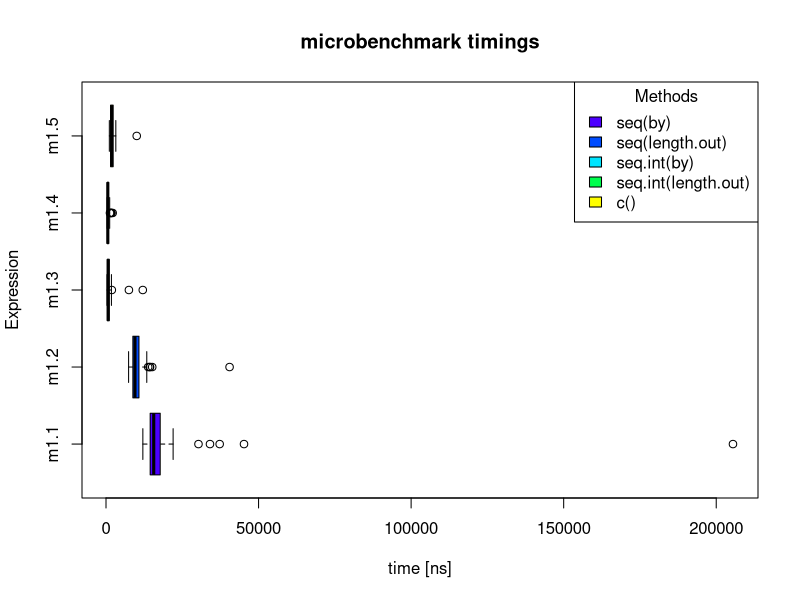
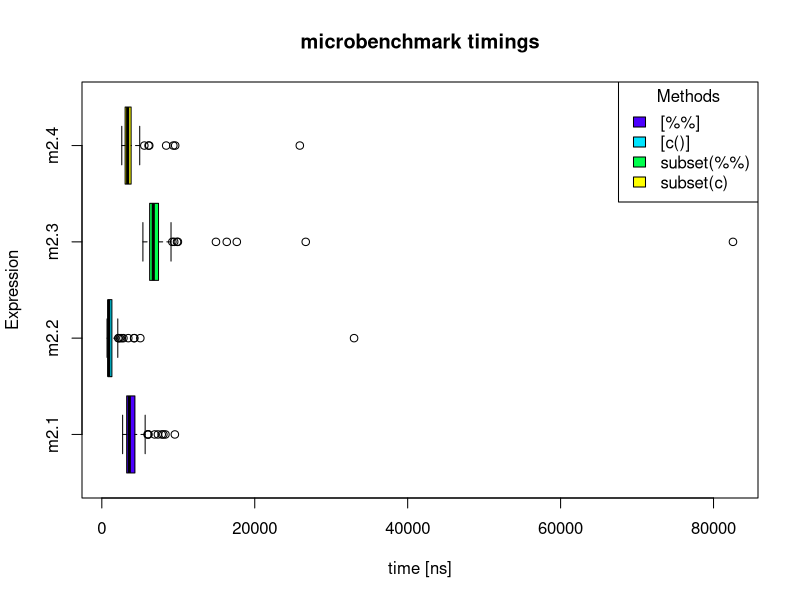
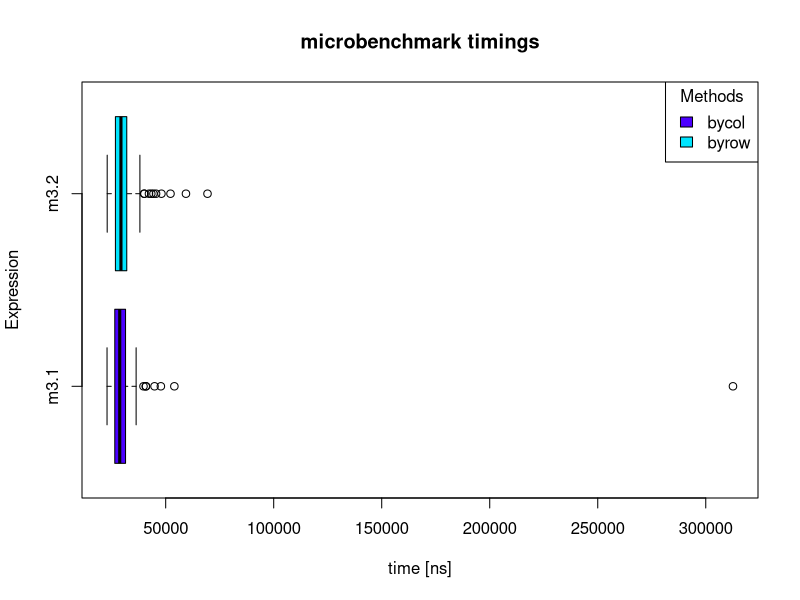
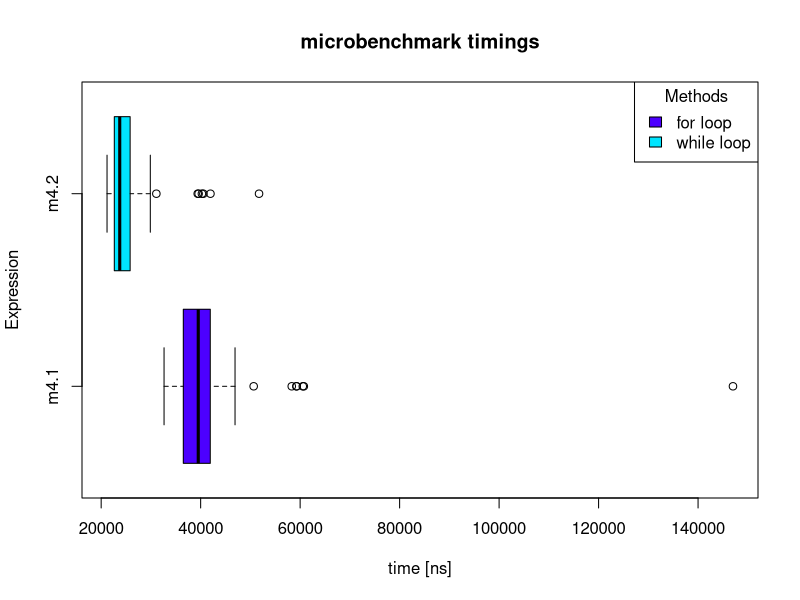
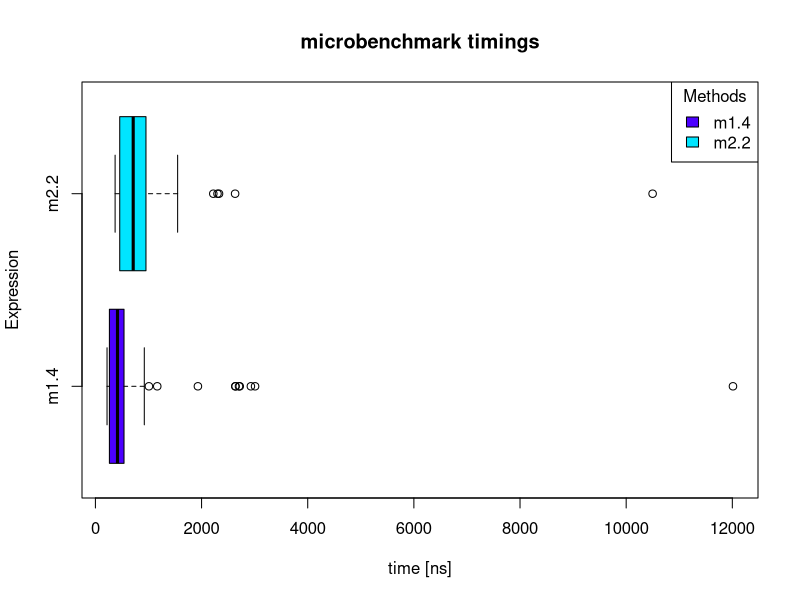

These charts were generated, in order, by the following R code:
## ---- chunk 1
options(warn=-1)
library(microbenchmark)
library(ggplot2)
#install.packages('formattable')
library('formattable')
## ---- chunk 2
# Input given vectors: salary & score
salary <- c(James="$3,837.45", Jack="$6,353.36", Jones="$12,989.45", Tom="$3,772")
score <- c(James = 1.3, Jack = 1.5, Jones = 3.2, Tom = 5.4)
## ---- chunk 3
# To convert vector from character format to currency
salary <- currency(salary, symbol = "$")

annualscore <- score + 12

Annual.income <- annualscore * salary

Annual.income
## ---- chunk 4
m1.1 <- seq(1,100,3)
cat('Method 1.1:', m1.1)
m1.2 <- seq(1,100,length.out=34)
cat('Method 1.2:', m1.2)
m1.3 <- seq.int(1,100,3)
cat('Method 1.4:', m1.3)
m1.4 <- seq.int(1,100,length.out=34)
cat('Method 1.4:', m1.4)
m1.5 <- 3*c(0:33) + 1
cat('Method 1.5:', m1.5)

m1 <- microbenchmark('m1.1' = {seq(1,100,3)},
                     'm1.2' = {seq(1,100,length.out=34)},
                     'm1.3' = {seq.int(1,100,3)},
                     'm1.4' = {seq.int(1,100,length.out=34)},
                     'm1.5' = {3*c(0:33) + 1}
                     )

boxplot(m1, unit='ns',log=F,horizontal=T,col=topo.colors(5))
legend('topright',
       title='Methods',
       c('seq(by)','seq(length.out)','seq.int(by)','seq.int(length.out)','c()'), 
       fill=topo.colors(5)
       )
## ---- chunk 5
m2_vector <- c(1:100)

m2.1 <- m2_vector[m2_vector%%3 == 1]
cat('Method 2.1:', m2.1)

m2.2 <- m2_vector[c(T,F,F)]
cat('Method 2.2:', m2.2)

m2.3 <- subset(m2_vector,m2_vector%%3==1)
cat('Method 2.3:', m2.3)

m2.4 <- subset(m2_vector,c(T,F,F))
cat('Method 2.4:', m2.4)

m2 <- microbenchmark('m2.1' = {m2_vector[m2_vector%%3 == 1]},
                     'm2.2' = {m2_vector[c(T,F,F)]},
                     'm2.3' = {subset(m2_vector,m2_vector%%3==1)},
                     'm2.4' = {subset(m2_vector,c(T,F,F))}
                     )

boxplot(m2, unit='ns',log=F,horizontal=T,col=topo.colors(4))
legend('topright',
       title='Methods',
       c('[%%]','[c()]','subset(%%)','subset(c)'), 
       fill=topo.colors(4)
       )
## ---- chunk 6
m3.1 <- matrix(c(1:100),3,34)[1,]
cat('Method 3.1:', m3.1)

m3.2 <- matrix(c(1:100),34,3,byrow=T)[,1]
cat('Method 3.2:', m3.2)

m3 <- microbenchmark('m3.1' = {matrix(c(1:100),3,34)[1,]},
                     'm3.2' = {matrix(c(1:100),34,3,byrow=T)[,1]}
                     )

boxplot(m3, unit='ns',log=F,horizontal=T,col=topo.colors(2))
legend('topright',
       title='Methods',
       c('bycol','byrow'), 
       fill=topo.colors(2)
       )
## ---- chunk 7
m4.1 <- c()
for (i in 0:33)
  m4.1[i+1] <- 1 + (3*i)
cat('Method 4.1:', m4.1)

m4.2 <- c()
a <- 1
while(a <= 100){
  m4.2 <- c(m4.2,a)
  a = a + 3
}
cat('Method 4.2:', m4.2)

m4 <- microbenchmark('m4.1' = {m4.1 <- c()
                               for (i in 0:33)
                                 m4.1[i+1] <- 1 + (3*i)
                               },
                     'm4.2' = {m4.2 <- c()
                               a <- 1
                               while(a <= 100){
                                 m4.2 <- c(m4.2,a)
                                 a = a + 3
                               }}
                     )

boxplot(m4, unit='ns',log=F,horizontal=T,col=topo.colors(2))
legend('topright',
       title='Methods',
       c('for loop','while loop'), 
       fill=topo.colors(2)
       )
## ---- chunk 8
ov <- microbenchmark('m1.4' = {seq.int(1,100,length.out=34)},
                     'm2.2' = {m2_vector[c(T,F,F)]}#,
                     #'m3.2' = {matrix(c(1:100),3,34)[1,]},
                     #'m4.2' = {m4.2 <- c()
                     #         a <- 1
                     #         while(a <= 100){
                     #          m4.2 <- c(m4.2,a)
                     #          a = a + 3
                     #        }}
                     )

boxplot(ov, unit='ns',log=F,horizontal=T,col=topo.colors(4))
legend('topright',
       title='Methods',
       c('m1.4','m2.2'), 
       fill=topo.colors(4)
       )
## ---- chunk 9
paste(rep(letters[1:3], 10), rep(1:10, each = 3), sep = "") 
## ---- chunk 10
# Or a faster way without specifying the sep argument:
paste0(rep(letters[1:3], 10), rep(1:10, each = 3))
## ---- chunk 11
make_symmetric_matrix <- function(n,diagonal,others=1,by=1){
  # INPUTS
  # n        : height/width of matrix
  # diagonal : value to set as diagonal(s)
  # others   : value to set elsewhere
  # by       : 1=top left to bottom right, 2=bottom left to top right 3=both diagonals
  m <- matrix(rep(others,n**2),nrow=n,ncol=n)
  diag(m) <- diagonal
  if (by==1)
    return (m)
  else if (by==2)
    return (apply(m,2,rev))
  else{
    m <- apply(m,2,rev)
    diag(m) <- diagonal
    return (m)
  }
}

make_symmetric_matrix(5,5,1,1)
make_symmetric_matrix(5,5,1,2)
make_symmetric_matrix(5,5,1,3)
